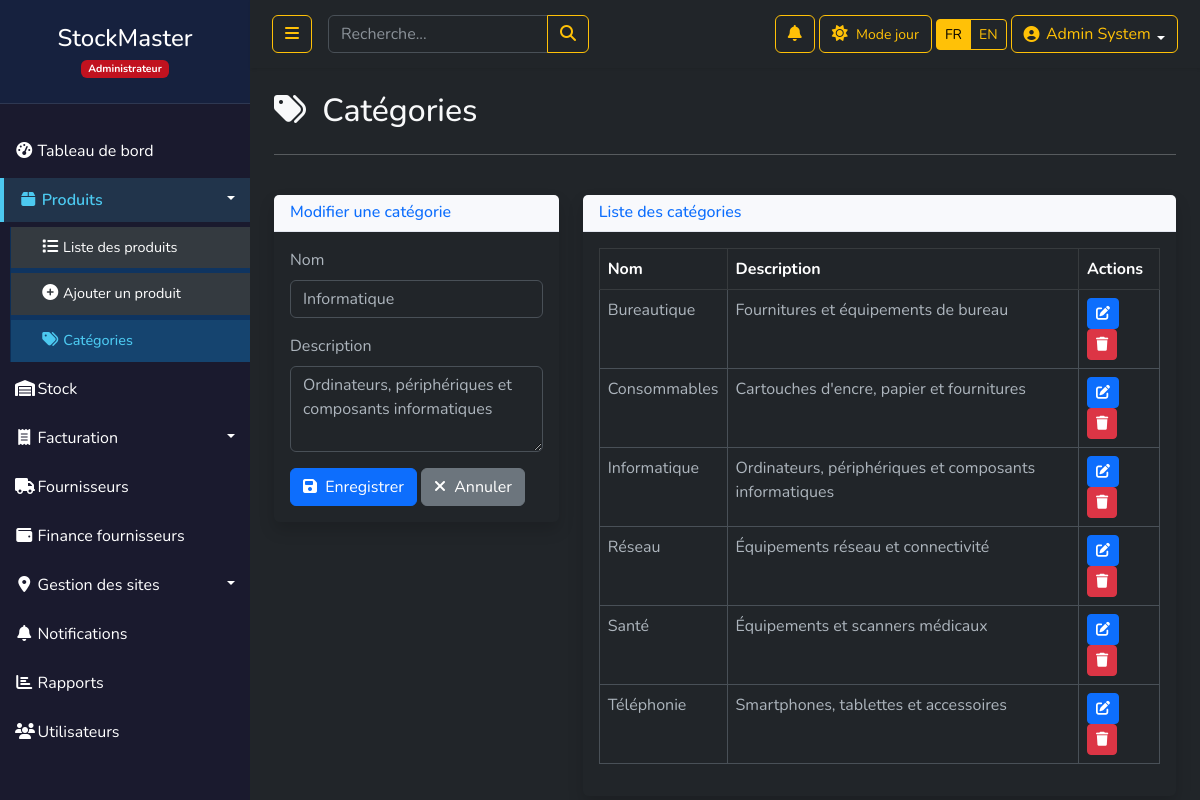
Screenshot of /categories.php?edit=1 (signed in) with the database file from the repository.
### tables this page shows
CREATE TABLE `utilisateurs` (
  `id` int(11) NOT NULL AUTO_INCREMENT,
  `nom` varchar(50) NOT NULL,
  `email` varchar(100) NOT NULL,
  `telephone` varchar(30) DEFAULT NULL,
  `fournisseur_id` int(11) DEFAULT NULL,
  `site_id` int(11) DEFAULT NULL,
  `password` varchar(255) NOT NULL,
  `role` enum('admin','superviseur','caissier','gestionnaire','utilisateur','fournisseur') DEFAULT 'utilisateur',
  `theme_pref` enum('light','dark') DEFAULT 'light',
  `created_at` timestamp NOT NULL DEFAULT current_timestamp(),
  `last_login` datetime DEFAULT NULL,
  `derniere_connexion` datetime DEFAULT NULL,
  `nombre_connexions` int(11) DEFAULT 0,
  PRIMARY KEY (`id`),
  UNIQUE KEY `email` (`email`)
);

CREATE TABLE `categories` (
  `id` int(11) NOT NULL,
  `nom` varchar(50) NOT NULL,
  `description` text DEFAULT NULL
);

### config.php (called while the page is built, shortened)
<?php
try {
    $db = new PDO("mysql:host=".DB_HOST.";dbname=".DB_NAME, DB_USER, DB_PASS);
    $db->setAttribute(PDO::ATTR_ERRMODE, PDO::ERRMODE_EXCEPTION);
    $db->exec("SET NAMES 'utf8'");
} catch(PDOException $e) {
    die("Erreur de connexion : " . $e->getMessage());
}
function getCurrentTheme() {
    if (isset($_SESSION['user_id'])) {
        global $db;
        $stmt = $db->prepare("SELECT theme_pref FROM utilisateurs WHERE id = ?");
        $stmt->execute([$_SESSION['user_id']]);
        $user = $stmt->fetch();
        if ($user !== false && isset($user['theme_pref'])) {
            return $user['theme_pref'];
        }
    }
    return $_SESSION['theme'] ?? 'light';
}
?>

### categories.php (the view, shortened to what this page needs)
<?php
require_once 'config.php';
$theme = getCurrentTheme();
$categories = $db->query("SELECT * FROM categories ORDER BY nom")->fetchAll();
?>
<!DOCTYPE html>
<html lang="fr" data-bs-theme="<?= $theme ?>">
<head>
    <link href="https://cdn.jsdelivr.net/npm/bootstrap@5.3.0/dist/css/bootstrap.min.css" rel="stylesheet">
    <link rel="stylesheet" href="https://cdnjs.cloudflare.com/ajax/libs/font-awesome/6.4.0/css/all.min.css">
    <link rel="stylesheet" href="css/style.css">
</head>
<body class="<?= $theme == 'dark' ? 'bg-dark text-light' : 'bg-light' ?>">
    <div class="wrapper">
        <?php
            include_once('includes/sidebar.php');
        ?>
        <div id="content">
            <?php
                include_once('includes/navbar.php');
            ?>
            <div class="container-fluid px-4">
                <div class="row my-4">
                    <div class="col-12">
                        <h2 class="mb-4"><i class="fas fa-tags me-2"></i> Catégories</h2>
                        <hr>
                    </div>
                </div>
                <div class="row">
                    <div class="col-md-4 mb-4">
                        <div class="card shadow">
                            <div class="card-header">
                                <h6 class="m-0 font-weight-bold text-primary">
                                    <?= isset($_GET['edit']) ? 'Modifier' : 'Ajouter' ?> une catégorie
                                </h6>
                            </div>
                            <div class="card-body">
                                <form method="POST">
                                    <?php if (isset($_GET['edit'])):
                                        $editId = $_GET['edit'];
                                        $editCat = $db->query("SELECT * FROM categories WHERE id = $editId")->fetch();
                                    ?>
                                        <div class="mb-3">
                                            <label for="nom" class="form-label">Nom</label>
                                            <input type="text" class="form-control" id="nom" name="nom"
                                                   value="<?= htmlspecialchars($editCat['nom']) ?>" required>
                                        </div>
                                        <div class="mb-3">
                                            <label for="description" class="form-label">Description</label>
                                            <textarea class="form-control" id="description" name="description"
                                                      rows="3"><?= htmlspecialchars($editCat['description']) ?></textarea>
                                        </div>
                                        <button type="submit" name="edit_category" class="btn btn-primary">
                                            <i class="fas fa-save me-1"></i> Enregistrer
                                        </button>
                                        <a href="categories.php" class="btn btn-secondary">
                                            <i class="fas fa-times me-1"></i> Annuler
                                        </a>
                                    <?php endif; ?>
                                </form>
                            </div>
                        </div>
                    </div>
                    <div class="col-md-8">
                        <div class="card shadow">
                            <div class="card-header">
                                <h6 class="m-0 font-weight-bold text-primary">Liste des catégories</h6>
                            </div>
                            <div class="card-body">
                                <div class="table-responsive">
                                    <table class="table table-bordered" width="100%" cellspacing="0">
                                        <thead class="<?= $theme == 'dark' ? 'table-dark' : '' ?>">
                                            <tr>
                                                <th>Nom</th>
                                                <th>Description</th>
                                                <th>Actions</th>
                                            </tr>
                                        </thead>
                                        <tbody>
                                            <?php foreach ($categories as $cat): ?>
                                            <tr>
                                                <td><?= htmlspecialchars($cat['nom']) ?></td>
                                                <td><?= htmlspecialchars($cat['description']) ?></td>
                                                <td>
                                                    <a href="categories.php?edit=<?= $cat['id'] ?>" class="btn btn-sm btn-primary">
                                                        <i class="fas fa-edit"></i>
                                                    </a>
                                                    <a href="categories.php?delete=<?= $cat['id'] ?>"
                                                       class="btn btn-sm btn-danger"
                                                       onclick="return confirm('Êtes-vous sûr de vouloir supprimer cette catégorie?')">
                                                        <i class="fas fa-trash"></i>
                                                    </a>
                                                </td>
                                            </tr>
                                            <?php endforeach; ?>
                                        </tbody>
                                    </table>
                                </div>
                            </div>
                        </div>
                    </div>
                </div>
            </div>
        </div>
    </div>
</body>
</html>

### css/style.css (style rules this page uses)
body { font-family: 'Nunito', sans-serif; background: #f8f9fa; }
.wrapper { display: flex; width: 100%; align-items: stretch; }
#content { width: 100%; min-height: 100vh; transition: all 0.3s; }
.card { border: none; border-radius: 0.35rem; box-shadow: 0 0.15rem 1.75rem 0 rgba(58, 59, 69, 0.15); }
.card-header { background-color: #f8f9fc; border-bottom: 1px solid #e3e6f0; }
body, .card, .navbar, .dropdown-menu, .table { transition: background-color 0.3s ease, color 0.3s ease, border-color 0.3s ease; }

### rows the page displays
categories: nom "Informatique", description "Ordinateurs, périphériques et composants informatiques"
categories: nom "Bureautique", description "Fournitures et équipements de bureau"
categories: nom "Consommables", description "Cartouches d'encre, papier et fournitures"
categories: nom "Réseau", description "Équipements réseau et connectivité"
categories: nom "Santé", description "Équipements et scanners médicaux"
categories: nom "Téléphonie", description "Smartphones, tablettes et accessoires"

### other values shown
role_label() "Administrateur"
t('dashboard') "Tableau de bord"
t('products') "Produits"
t('product_list') "Liste des produits"
t('add_product') "Ajouter un produit"
t('categories') "Catégories"
t('stock') "Stock"
t('invoicing') "Facturation"
t('suppliers') "Fournisseurs"
t('supplier_finance') "Finance fournisseurs"
t('site_management') "Gestion des sites"
t('notifications') "Notifications"
t('reports') "Rapports"
t('users') "Utilisateurs"
t('light_mode') "Mode jour"
